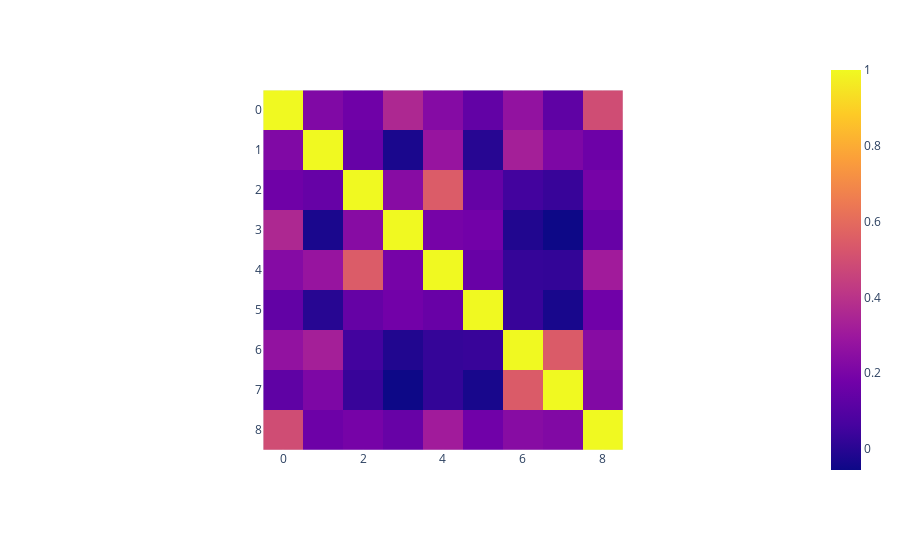

The code cell stored with this chart in its notebook:
### Markdown cell above
And show it:
    
- `with fig do show using`

### Code cell
fig.show()

#<xml xmlns="https://developers.google.com/blockly/xml"><variables><variable id="`MlX9tv$x9^+8hq@.?!W">fig</variable></variables><block type="varDoMethod" id="Y3*:nG98oP04XKV=JbYK" x="8" y="188"><field name="VAR" id="`MlX9tv$x9^+8hq@.?!W">fig</field><field name="MEMBER">show</field><data>fig:show</data></block></xml>

### Figure 1 — Plotly figure (JSON) as saved in the notebook; plotly's stock layout.template omitted (floating-point values rounded to 4 significant figures)
{"data": [{"coloraxis": "coloraxis", "hovertemplate": "x: %{x}<br>y: %{y}<br>color: %{z}<extra></extra>", "type": "heatmap", "z": [[1, 0.2189, 0.1721, 0.3576, 0.2314, 0.1373, 0.2669, 0.1282, 0.4928], [0.2189, 1, 0.1478, -0.02872, 0.2811, -0.002378, 0.3249, 0.2086, 0.1657], [0.1721, 0.1478, 1, 0.2382, 0.547, 0.143, 0.05451, 0.03257, 0.1891], [0.3576, -0.02872, 0.2382, 1, 0.189, 0.178, -0.01541, -0.0557, 0.1485], [0.2314, 0.2811, 0.547, 0.189, 1, 0.1535, 0.02574, 0.02155, 0.3122], [0.1373, -0.002378, 0.143, 0.178, 0.1535, 1, 0.03356, -0.03352, 0.1738], [0.2669, 0.3249, 0.05451, -0.01541, 0.02574, 0.03356, 1, 0.5443, 0.2384], [0.1282, 0.2086, 0.03257, -0.0557, 0.02155, -0.03352, 0.5443, 1, 0.2219], [0.4928, 0.1657, 0.1891, 0.1485, 0.3122, 0.1738, 0.2384, 0.2219, 1]]}], "layout": {"autosize": true, "coloraxis": {"colorscale": [[0, "#0d0887"], [0.1111, "#46039f"], [0.2222, "#7201a8"], [0.3333, "#9c179e"], [0.4444, "#bd3786"], [0.5556, "#d8576b"], [0.6667, "#ed7953"], [0.7778, "#fb9f3a"], [0.8889, "#fdca26"], [1, "#f0f921"]]}, "margin": {"t": 60}, "xaxis": {"autorange": true, "constrain": "domain", "domain": [0.2524, 0.7476], "range": [-0.5, 8.5], "scaleanchor": "y"}, "yaxis": {"autorange": true, "constrain": "domain", "domain": [0.0007987, 0.9992], "range": [8.5, -0.5]}}}
